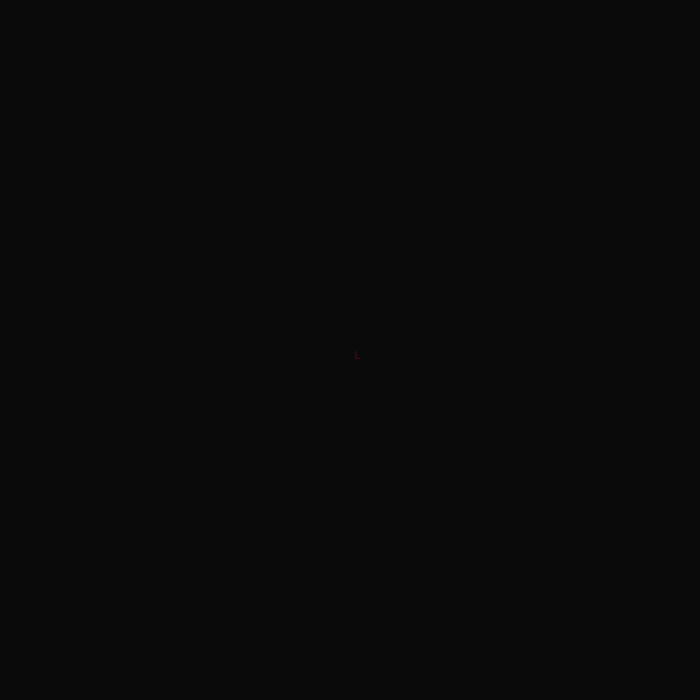
Frame 1 (no input)
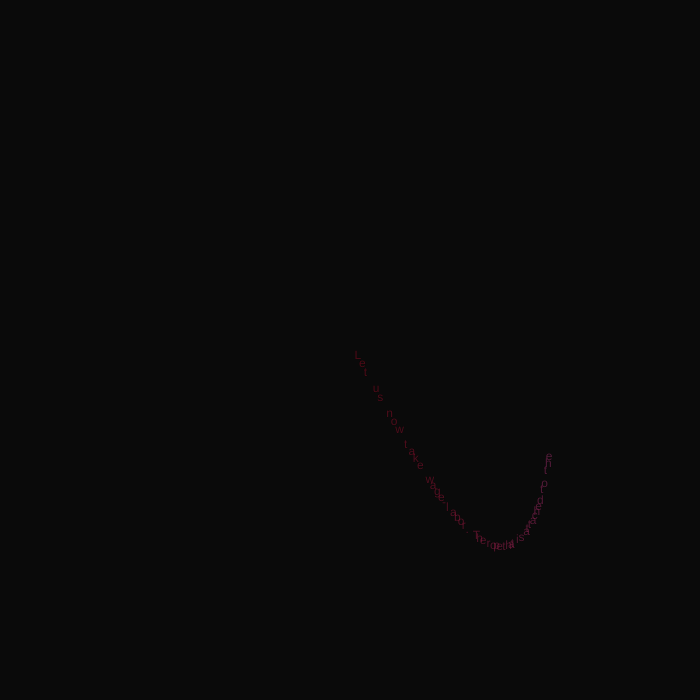
Frame 60 (no input)
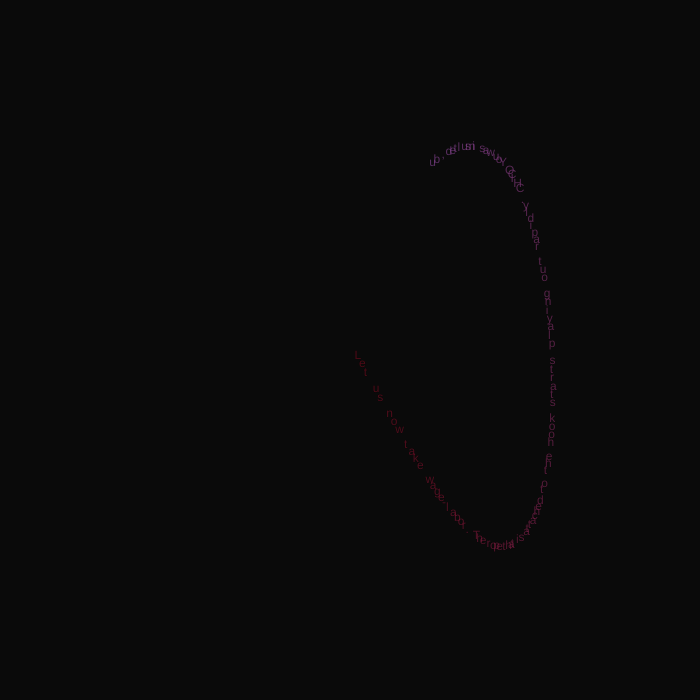
Frame 120 (the mouse pressed at the canvas centre since frame 60)

The p5.js sketch that drew these frames (run headless with seeded random() and noise() and a simulated clock; from frame 60 on, the mouse is pressed at the canvas centre):

// p5.js sketch
// ── sketch.js
// https://www.skillshare.com/classes/Radial-Generative-Art-How-to-Easily-Code-Intricate-Circular-Geometric-Designs-With-Processing/1390917982/projects?via=custom-lists

// also drawing [ahem] from https://discourse.processing.org/t/text-reveal-along-a-path/1705/8

let tm = new TextManager(poem);
var ts = [...Array(1000).keys()]
var t = 0;
var circles
var rand1, rand2, rand3
let colr

function setup() {
  // const seed = random(Math.pow(10, 10))
  const seed = 9280066975.740238
  // const seed = 9665611183.220728 
  // const seed = 6493551177.166705 
  // seed: 9479782651.001234
  // seed: 5987927658.254819 
  // seed: 7880048690.646844 
  // seed: 654932969.6556083 
  // seed: 5048560282.223735 
  // seed: 1208083455.946438 
  // seed: 8574049706.197262
  // seed: 28833313.97011135
  // seed: 6622848276.261135
  // seed: 9665611183.220728 
  // const seed = 4983103005.075402 // shark egg cases
  // const seed = 1892325026.732853 ~
  // const seed = 9925335864.012459 // good for text, at first...
  console.log(`const seed = ${seed}`)
  randomSeed(seed)
  createCanvas(700, 700);
  background(10)
  strokeWeight(0.5)
  stroke(0, 10)
  // noLoop()
  circles = circler({
    centerX: width / 2,
    centerY: height / 2,
    modColor: modColor()
  })
  rand1 = random(500)
  rand2 = random(500)
  rand3 = random(500)
  console.log(rand1, rand2, rand3)
  colr = {
    r: Math.floor(random(255)),
    g: Math.floor(random(255)),
    b: Math.floor(random(255)),
    alpha: Math.floor(random(255))
  }
  // frameRate(1)
}

function draw() {
  if (t % 200 === 0) {
    // background(0, 10)
  }
  for (let i = 0; i < 1; i++) {
    t += 10
    circles(t)
  }
}

function keyTyped() {
  if (key === 's') {
    saveFrame('loops.######.png')
  }
}


const getColor = ({
  r,
  g,
  b,
  alpha = 40
}) => {
  return color(r, g, b, alpha)
}


const modColor = () => {
  let vAlpha = 1
  let vr = 1
  let vg = 1
  let vb = 1
  return ({
    r,
    g,
    b,
    alpha
  }) => {
    r = (r + (0.1 * vr))
    g = (g + (0.5 * vg))
    b = (b + (1 * vb))
    alpha = (alpha + (0.1 * vAlpha))
    vAlpha = (alpha > 200 || alpha <= 20) ? -vAlpha : vAlpha
    vr = (r > 255 || r < 1) ? -vr : vr
    vg = (g > 255 || g < 1) ? -vg : vg
    vb = (b > 255 || b < 1) ? -vb : vb
    return {
      r,
      g,
      b,
      alpha
    }
  }
}

const circler = ({
  centerX,
  centerY,
  modColor,
  oldX = -999,
  oldY = -999
}) => (t) => {
  fill(getColor(colr))
  colr = modColor(colr)
  push()
  translate(centerX, centerY)

  // rotate(t / 200)

  let x = sin(t / rand2) * 200
  let y = sin(t / rand3) * 200
  var angle = atan2(y - oldY, x - oldX)
  // console.log(angle)
  if (oldX !== -999) {
    // rotate(angle)
  }

  const w = tm.getChar()
  text(w, x, y)


  pop()
  oldX = x
  oldY = y
}
// ── text.js
const poem = `Let us now take wage-labor.
The rope that is attached to the hook starts playing out rapidly.
CHICO You was insulted, but you don’t know it.
TRENTINO (With a little chuckle) Oh – you mean… worm?
CHICO I don’t know about us, but I know he’s-a got something… CUT TO the front of the building occupied by the beautiful girl.
(b) This applies chiefly to Germany where the landed aristocracy and squirearchy have large portions of their estates cultivated for their own account by stewards, and are moreover, extensive beet-root sugar manufacturers and distillers of potato spirits.
Or do you mean modern bourgeois private property?
In France the Communists ally themselves with the Social-Democrats(a), against the conservative and radical bourgeoisie, reserving, however, the right to take up a critical position in regard to phrases and illusions traditionally handed down from the great Revolution.
By this tine Vera has descended the stairs and exited from scene.
I better examine you.
Part of the way across, Harpo and Chico react to the singing of a very high note – it’s practically in Harpo’s ear.
MRS. TEASDALE (Into phone) But your Excellency, you must – oh thank you – please hurry… (She hangs up phone… and walks over to her guests) He’ll be right over… CUT TO corner of room (Mrs. Teasdale’s living room), disclosing for the first time the fireman’s pole… Groucho comes sliding down the pole in his nightgown, with a long box of crackers under his arm… stops about three feet from the floor, looks around the room and sees Trentino.
USHER (To Chico and Harpo) I’m sorry gentlemen - but you have the wrong seats.
Let us now take wage-labor`
// ── textmanager.js
const TextManager = function (text) {

    var defaultText = 'These are the pearls that were his eyes'
    // var randomText = defaultText + '...........---___*****xxx                                            '
    var SPLIT_TOKENS = '[ ?.,;:<>()"!\n]'
    var words = []
    var charIndex = 0
    var wordIndex = 0
    let self = this
    self.getChar = function () {
      var c = self.w.charAt(charIndex)
      charIndex = (charIndex + 1) % self.w.length
      return c
    }
    self.getcharRandom = function () {
      return self.w.charAt(Math.floor(Math.random() * self.w.length))
    }
    self.getWord = function () {
      var word = words[wordIndex]
      wordIndex = (wordIndex + 1) % words.length
      return word
    }
    self.getText = function () {
      return self.w
    }
    self.setText = function (text) {
      self.w = text
      // words loses the split chars
      // thus, word mode (with same-color for whole word) has no spaces
      // uh..... neat, but would prefer that as an option?
      // words = self.w.replace(/\n/g, '').split(new RegExp(SPLIT_TOKENS, 'g'))
      words = self.w.replace(/\n|\s+/g, ' ').match(/\w+|\s+|[^\s\w]+/g)
      wordIndex = 0
      charIndex = 0
    }

    self.setText(text || defaultText)
}
